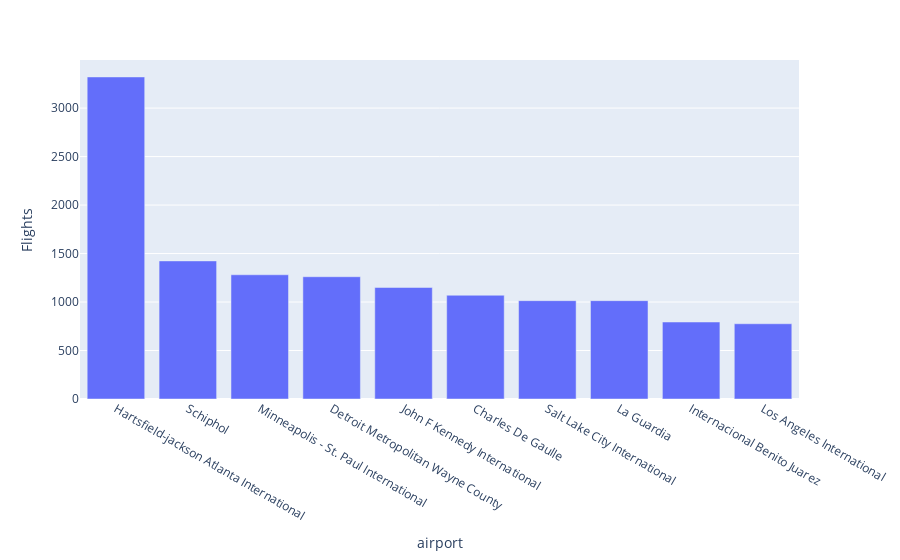

The code cell stored with this chart in its notebook:
### Markdown cell above
### TOP 10 Airports with more flights in arrival

### Code cell
temp_df = query_db("""SELECT COUNT(*) as Flights, arrival_airport as airport 
                        FROM flights  
                        GROUP BY arrival_airport 
                        ORDER BY Flights DESC
                        LIMIT 10""")

fig = px.bar(temp_df, x="airport", y="Flights")
fig.show()

### Figure 1 — Plotly figure (JSON) as saved in the notebook; plotly's stock layout.template omitted (floating-point values rounded to 4 significant figures)
{"data": [{"alignmentgroup": "True", "hovertemplate": "airport=%{x}<br>Flights=%{y}<extra></extra>", "legendgroup": "", "marker": {"color": "#636efa", "pattern": {"shape": ""}}, "name": "", "offsetgroup": "", "orientation": "v", "showlegend": false, "textposition": "auto", "type": "bar", "x": ["Hartsfield-jackson Atlanta International", "Schiphol", "Minneapolis - St. Paul International", "Detroit Metropolitan Wayne County", "John F Kennedy International", "Charles De Gaulle", "Salt Lake City International", "La Guardia", "Internacional Benito Juarez", "Los Angeles International"], "xaxis": "x", "y": [3321, 1424, 1281, 1261, 1150, 1070, 1014, 1014, 794, 776], "yaxis": "y"}], "layout": {"barmode": "relative", "legend": {"tracegroupgap": 0}, "margin": {"t": 60}, "xaxis": {"anchor": "y", "domain": [0, 1], "title": {"text": "airport"}}, "yaxis": {"anchor": "x", "domain": [0, 1], "title": {"text": "Flights"}}}}
